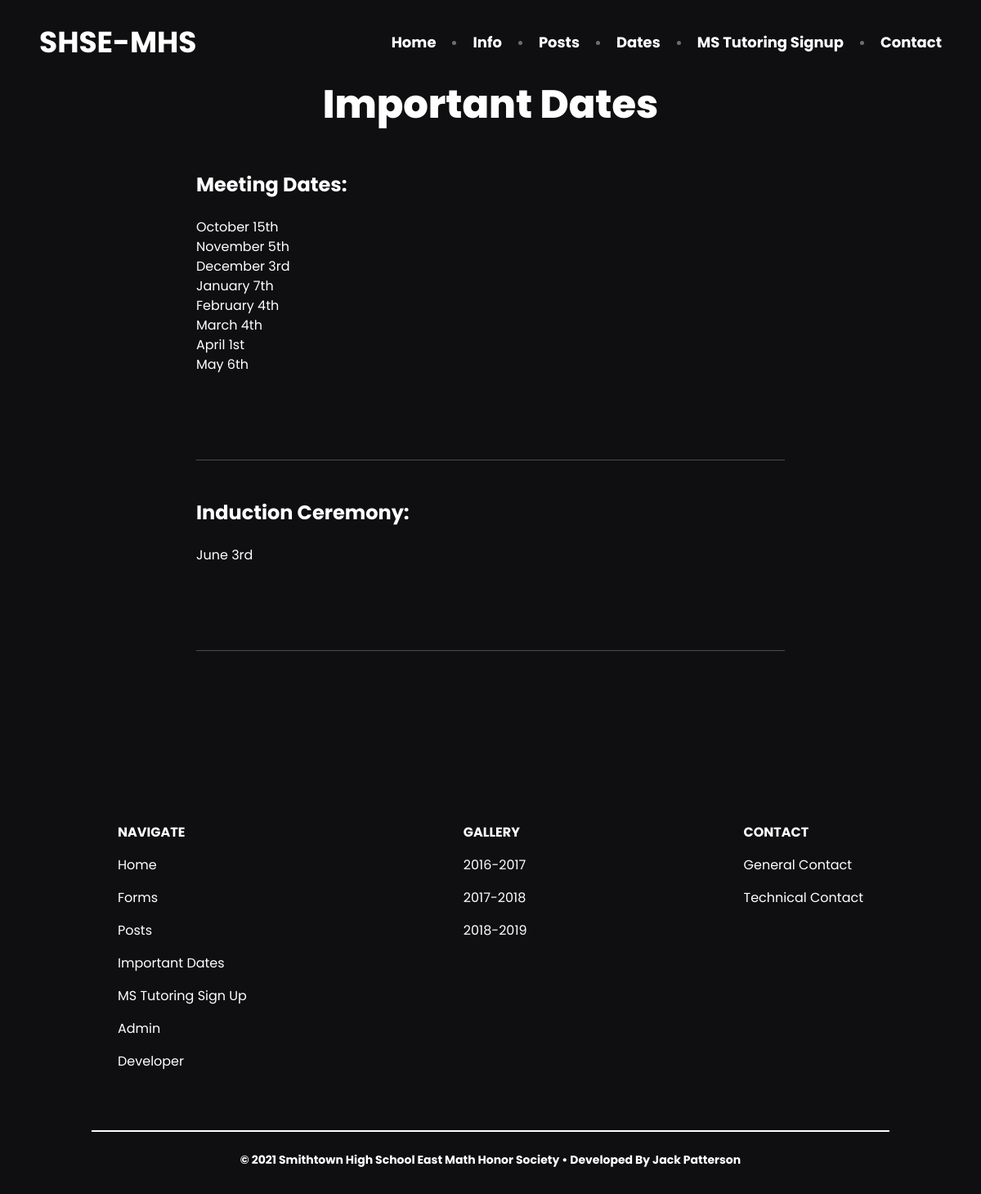
The page /dates on the database its author committed.
### users/models.py (models this page shows, shortened)
class Dates(models.Model):
    title = models.CharField(verbose_name="Title", max_length=254)
    dates = models.TextField(verbose_name='Message', max_length=5000)
    class Meta:
         verbose_name = "Date"
         verbose_name_plural = "Dates"

### users/views.py (the view)
# urls.py: path('dates', views.DatesList.as_view(), name='dates'),
class DatesList(ListView):
    model = Dates
    template_name = 'users/dates'  # <app>/<model>_<viewtype>.html
    context_object_name = 'dates'
    ordering = ['id']
    paginate_by = 5

### users/templates/users/dates_list.html (shortened to what this page needs)
{% extends 'users/base.html' %}
{%block content%}
<h2 class="relative text-4xl font-extrabold tracking-normal sm:text-5xl text-white text-center">Important Dates</h2>
   <div class='mt-10'>
    {% for d in dates %}
 <div class="max-w-3xl mx-auto px-4 sm:px-6 xl:max-w-5xl xl:px-0" data-aos="smooth5" data-aos-easing="ease-in-out-cubic">
    <main>
       <div class="divide-y divide-gray-200">
          <ul class="divide-y divide-gray-200">
             <li class="py-12">
                <article class="space-y-2 xl:grid xl:grid-cols-4 xl:space-y-0 xl:items-baseline">
                   <div class="space-y-5 xl:col-span-3">
                      <div class="space-y-6">
                         <h2 class="text-2xl font-bold tracking-normal text-white">{{d.title}}</h2>
                         <div class="prose max-w-none text-gray-500">
                            <div class="prose max-w-none text-white">
                               <p>{{d.dates|linebreaks}}</p>
                            </div>
                         </div>
                      </div>
                   </div>
                </article>
             </li>
             <hr class='bg-white mt-14'>
          </ul>
       </div>
 </div>
 {% endfor %}
 <div class="container mx-auto flex flex-wrap pt-4 pb-12 max-w-3xl" data-aos="smooth"
 data-aos-easing="ease-in-out-cubic">
 <div class="w-full mx-auto md:w-1/2 md:p-6 flex flex-col flex-grow flex-shrink">
 </div>
</div>
    {% include "users/footer.html" %}
    {%endblock content%}

### users/static/users/css/index.css (style rules this page uses)
[data-aos="smooth"] { opacity: 0; transition-property: transform; }
[data-aos="smooth5"] { opacity: 0; transition-property: transform; }
[data-aos="smooth5"].aos-animate { opacity: 1; -webkit-animation: slide-top 0.5s cubic-bezier(0.250, 0.460, 0.450, 0.940) both; animation: slide-top 0.5s 200ms cubic-bezier(0.250, 0.460, 0.450, 0.940) both; }

### rows shown on the page
Dates: title "Meeting Dates:", dates "October 15th November 5th December 3rd January 7th February 4th March 4th April 1st May 6th"
Dates: title "Induction Ceremony:", dates "June 3rd"
